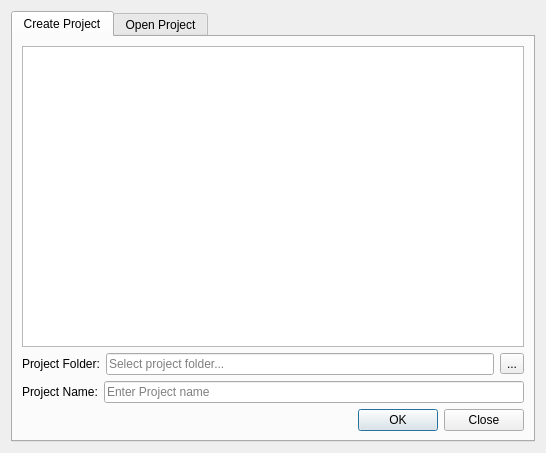
<?xml version="1.0" encoding="UTF-8"?>
<ui version="4.0">
 <class>ProjectBrowser</class>
 <widget class="QDialog" name="ProjectBrowser">
  <property name="geometry">
   <rect>
    <x>0</x>
    <y>0</y>
    <width>546</width>
    <height>453</height>
   </rect>
  </property>
  <property name="windowTitle">
   <string>Dialog</string>
  </property>
  <layout class="QGridLayout" name="gridLayout">
   <item row="0" column="0">
    <widget class="QTabWidget" name="tabWidget">
     <property name="currentIndex">
      <number>0</number>
     </property>
     <widget class="QWidget" name="tab">
      <attribute name="title">
       <string>Create Project</string>
      </attribute>
      <layout class="QGridLayout" name="gridLayout_3">
       <item row="0" column="0">
        <layout class="QVBoxLayout" name="verticalLayout">
         <item>
          <widget class="QListView" name="listView">
           <property name="sizePolicy">
            <sizepolicy hsizetype="Expanding" vsizetype="Expanding">
             <horstretch>0</horstretch>
             <verstretch>20</verstretch>
            </sizepolicy>
           </property>
          </widget>
         </item>
         <item>
          <layout class="QHBoxLayout" name="horizontalLayout_2">
           <item>
            <widget class="QLabel" name="label_2">
             <property name="styleSheet">
              <string notr="true"/>
             </property>
             <property name="text">
              <string>Project Folder:</string>
             </property>
            </widget>
           </item>
           <item>
            <widget class="QLineEdit" name="projectFolderTextBox">
             <property name="placeholderText">
              <string>Select project folder...</string>
             </property>
            </widget>
           </item>
           <item>
            <widget class="QToolButton" name="openSelectFolderButton">
             <property name="text">
              <string>...</string>
             </property>
            </widget>
           </item>
          </layout>
         </item>
         <item>
          <layout class="QHBoxLayout" name="horizontalLayout">
           <item>
            <widget class="QLabel" name="label">
             <property name="text">
              <string>Project Name:</string>
             </property>
            </widget>
           </item>
           <item>
            <widget class="QLineEdit" name="projectNameTextBox">
             <property name="placeholderText">
              <string>Enter Project name</string>
             </property>
            </widget>
           </item>
          </layout>
         </item>
         <item>
          <widget class="QDialogButtonBox" name="createProjectButtonBox">
           <property name="orientation">
            <enum>Qt::Horizontal</enum>
           </property>
           <property name="standardButtons">
            <set>QDialogButtonBox::Close|QDialogButtonBox::Ok</set>
           </property>
          </widget>
         </item>
        </layout>
       </item>
      </layout>
     </widget>
     <widget class="QWidget" name="tab_2">
      <property name="maximumSize">
       <size>
        <width>624</width>
        <height>444</height>
       </size>
      </property>
      <attribute name="title">
       <string>Open Project</string>
      </attribute>
      <layout class="QGridLayout" name="gridLayout_2"/>
     </widget>
    </widget>
   </item>
  </layout>
 </widget>
 <resources/>
 <connections/>
</ui>
